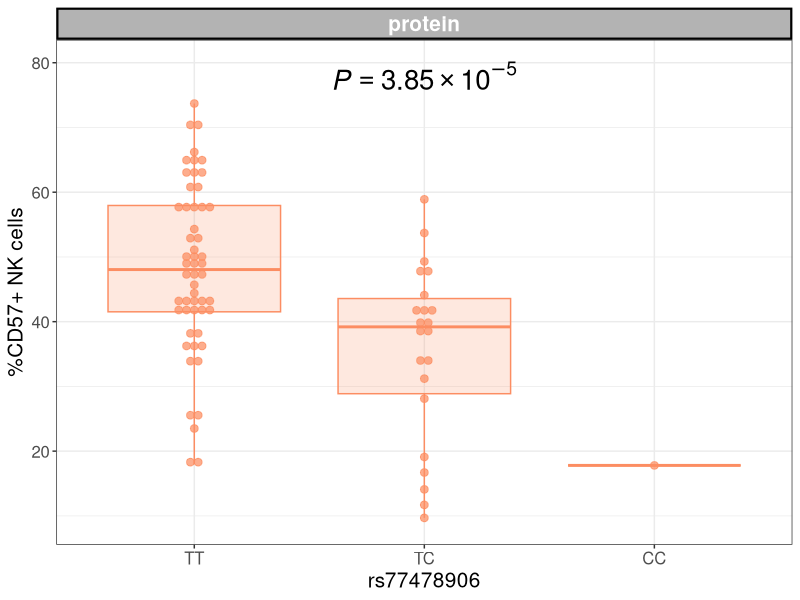
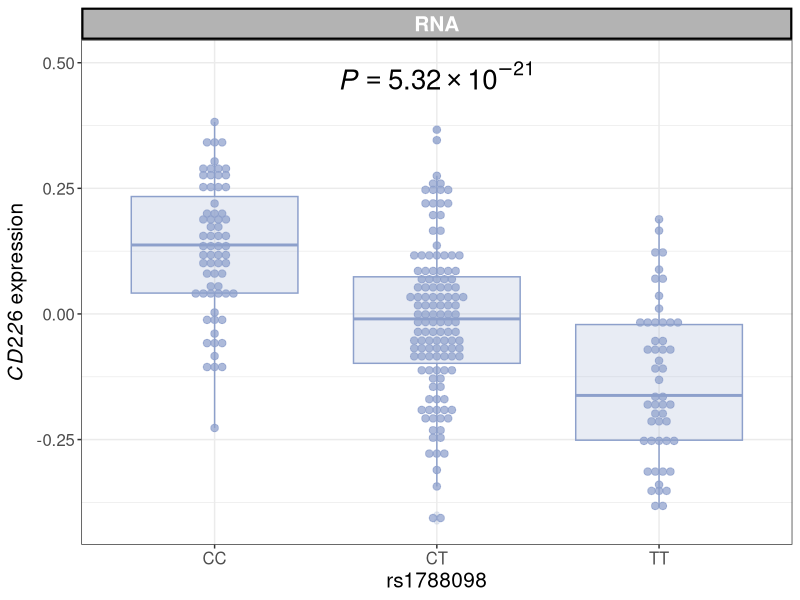
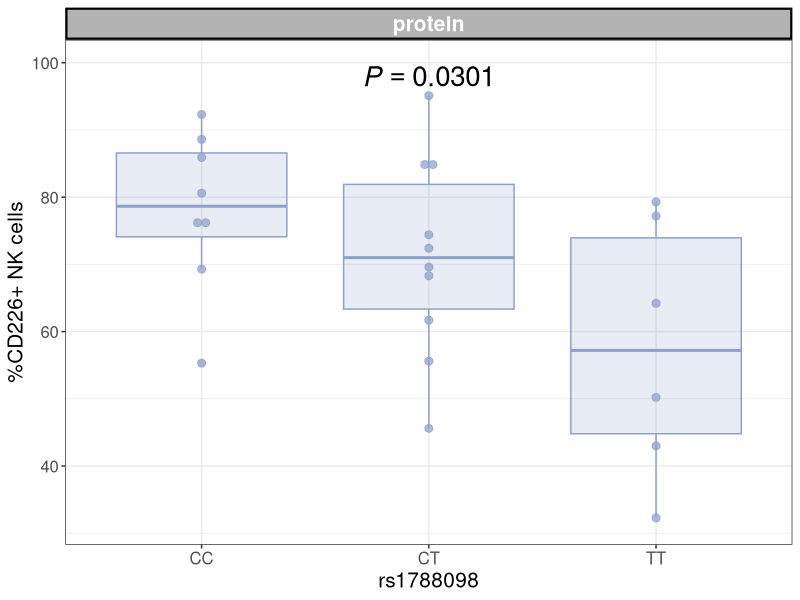
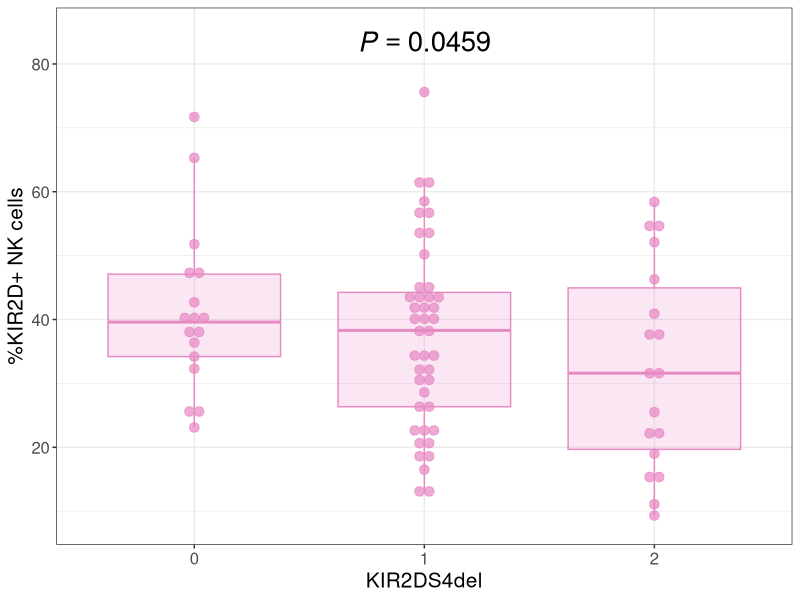

The R source for these figures, in order:
library(dplyr)
library(ggplot2)
library(RColorBrewer)
library(patchwork)
cols <- brewer.pal(8,"Set2")

#read in protein phenotype data
protein.data <- read.table("Figure4.protein_data.txt", header = T)
protein.data$facet <- "protein"
#read in RNA phenotype data: expression is corrected for 32 PCs
rna.data<- read.table("Figure4.rna_data.txt", header = T)

#logit transform FACS proportions
protein.data$CD57_logit <- log((protein.data$CD57_pos/100)/(1-(protein.data$CD57_pos/100)))
protein.data$CD226_logit <- log((protein.data$CD226_pos/100)/(1-(protein.data$CD226_pos/100)))
protein.data$KIR_logit <- log((protein.data$panKIR/100)/(1-(protein.data$panKIR_pos/100)))

#protein:genotype correlations
summary(lm(protein.data$CD57_logit~protein.data$rs77478906))
summary(lm(protein.data$CD226_logit~protein.data$rs1788098))
summary(lm(protein.data$KIR_logit~protein.data$kir2ds4del))

#Figure 4 B3GAT1/CD57 RNA eQTL
p_labels = data.frame(expt = c("base"), label = c("italic(P)==1.90%*%10^-11"))
rna.data$facet <- "RNA"
facet <- "RNA/protein"
p1 = ggplot(rna.data, aes(x=factor(rs77478906), y=ENSG00000109956))
p3 = p1 + geom_dotplot(binaxis="y", binwidth=0.02, stackdir="center", alpha = 0.72) + geom_boxplot(alpha = 0.2)
p4 = p3 + scale_x_discrete(breaks=c(0,1,2), labels = c("TT", "TC", "CC")) + aes(fill = factor(round(rs77478906,0)), col=factor(round(rs77478906,0))) + scale_fill_manual(values = cols[c(2,2,2)]) + scale_colour_manual(values = cols[c(2,2,2)])
p5 = p4 +ylab(expression(italic(B3GAT1)~ expression)) + xlab("rs77478906")
p6 = p5 + theme_bw() + theme(legend.position = "none", axis.text=element_text(size=12),
                             axis.title=element_text(size=15)) + ylim(NA, 1.1)
p7 <- p6+ facet_wrap( ~ facet, ncol=1, scales="free") +theme(strip.background = element_rect(color="black", fill=cols[8], size=1.5, linetype="solid"), strip.text.x = element_text(
  size = 15, color = "white", face = "bold"))
Figure4.CD57.RNA = p7 + geom_text(x=2, y=1.05, aes(label=label), data=p_labels, parse=TRUE, inherit.aes=F, size = 7)

#Figure 4 B3GAT1/CD57 protein QTL
p_labels = data.frame(expt = c("facet"), label = c("italic(P)==3.85%*%10^-5"))
Figure4.CD57.protein = ggplot(protein.data, aes(x=factor(round(rs77478906,0)), y=CD57_pos)) +
  geom_dotplot(binaxis="y", binwidth=1.2, stackdir="center", alpha = 0.72) + geom_boxplot(alpha = 0.2) +
  scale_x_discrete(breaks=c(0,1,2), labels = c("TT", "TC", "CC")) + aes(fill = factor(round(rs77478906,0)), col=factor(round(rs77478906,0))) + scale_fill_manual(values = cols[c(2,2,2)]) + scale_colour_manual(values = cols[c(2,2,2)]) +
  theme_bw() + theme(legend.position = "none", axis.text=element_text(size=12),
                     axis.title=element_text(size=15)) +
  ylab("%CD57+ NK cells") + xlab("rs77478906") +
  facet_wrap( ~ facet, ncol=2, scales="free") +
  theme(strip.background = element_rect(color="black", fill=cols[8], size=1.5, linetype="solid"), strip.text.x = element_text(
    size = 15, color = "white", face = "bold")) + ylim(NA, 80) +
  geom_text(x=2, y=78, aes(label=label), data=p_labels, parse=TRUE, inherit.aes=F, size = 7)
Figure4.CD57.protein


#Figure 4 CD226 RNA eQTL
p_labels = data.frame(expt = c("base"), label = c("italic(P)==5.32%*%10^-21"))
p1 = ggplot(rna.data, aes(x=factor(rs1788098), y=ENSG00000150637))
p3 = p1 + geom_dotplot(binaxis="y", binwidth=0.015, stackdir="center", alpha = 0.72) + geom_boxplot(alpha = 0.2)
p4 = p3 + scale_x_discrete(breaks=c(0,1,2), labels = c("CC", "CT", "TT")) + aes(fill = factor(round(rs1788098,0)), col=factor(round(rs1788098,0))) + scale_fill_manual(values = cols[c(3,3,3)]) + scale_colour_manual(values = cols[c(3,3,3)])
p5 = p4 +ylab(expression(italic(CD226)~ expression)) + xlab("rs1788098")
p6 = p5 + theme_bw() + theme(legend.position = "none", axis.text=element_text(size=12),
                             axis.title=element_text(size=15)) + ylim(NA, 0.5)
p7 <- p6+ facet_wrap( ~ facet, ncol=1, scales="free") +theme(strip.background = element_rect(color="black", fill=cols[8], size=1.5, linetype="solid"), strip.text.x = element_text(
  size = 15, color = "white", face = "bold"))
Figure4.CD226.RNA = p7 + geom_text(x=2, y=0.475, aes(label=label), data=p_labels, parse=TRUE, inherit.aes=F, size = 7)
Figure4.CD226.RNA

#Figure 4 CD226 protein QTL
p_labels = data.frame(expt = c("facet"), label = c("italic(P)==0.0301"))
Figure4.CD226.protein = ggplot(protein.data[-which(is.na(protein.data$CD226_pos)),], aes(x=factor(round(rs1788098,0)), y=CD226_pos)) +
  geom_dotplot(binaxis="y", binwidth=1.2, stackdir="center", alpha = 0.72) + geom_boxplot(alpha = 0.2) +
  scale_x_discrete(breaks=c(0,1,2), labels = c("CC", "CT", "TT")) + aes(fill = factor(round(rs1788098,0)), col=factor(round(rs1788098,0))) + scale_fill_manual(values = cols[c(3,3,3)]) + scale_colour_manual(values = cols[c(3,3,3)]) +
  theme_bw() + theme(legend.position = "none", axis.text=element_text(size=12),
                     axis.title=element_text(size=15)) +
  ylab("%CD226+ NK cells") + xlab("rs1788098") +
  facet_wrap( ~ facet, ncol=2, scales="free") +
  theme(strip.background = element_rect(color="black", fill=cols[8], size=1.5, linetype="solid"), strip.text.x = element_text(
    size = 15, color = "white", face = "bold")) + ylim(NA, 100) +
  geom_text(x=2, y=98, aes(label=label), data=p_labels, parse=TRUE, inherit.aes=F, size = 7)
Figure4.CD226.protein

#Figure 4 KIR2D protein QTL
p_labels = data.frame(expt = c("facet"), label = c("italic(P)==0.0459"))
Figure4.kir.protein = ggplot(protein.data, aes(x=factor(round(kir2ds4del,0)), y=panKIR_pos)) +
  geom_dotplot(binaxis="y", binwidth=1.5, stackdir="center", alpha = 0.72) + geom_boxplot(alpha = 0.2) +
  scale_x_discrete(breaks=c(0,1,2), labels = c("0", "1", "2")) + aes(fill = factor(round(kir2ds4del,0)), col=factor(round(kir2ds4del,0))) + scale_fill_manual(values = cols[c(4,4,4)]) + scale_colour_manual(values = cols[c(4,4,4)]) +
  theme_bw() + theme(legend.position = "none", axis.text=element_text(size=12),
                     axis.title=element_text(size=15)) +
  ylab("%KIR2D+ NK cells") + xlab("KIR2DS4del") +
  ylim(NA, 85) +
  geom_text(x=2, y=83.5, aes(label=label), data=p_labels, parse=TRUE, inherit.aes=F, size = 7)
Figure4.kir.protein

#Construct Figure 4
Figure4 <- (Figure4.CD57.RNA|Figure4.CD57.protein|Figure4.CD226.RNA|Figure4.CD226.protein|Figure4.kir.protein) + plot_layout(widths = c(1,1,1,1,2))

